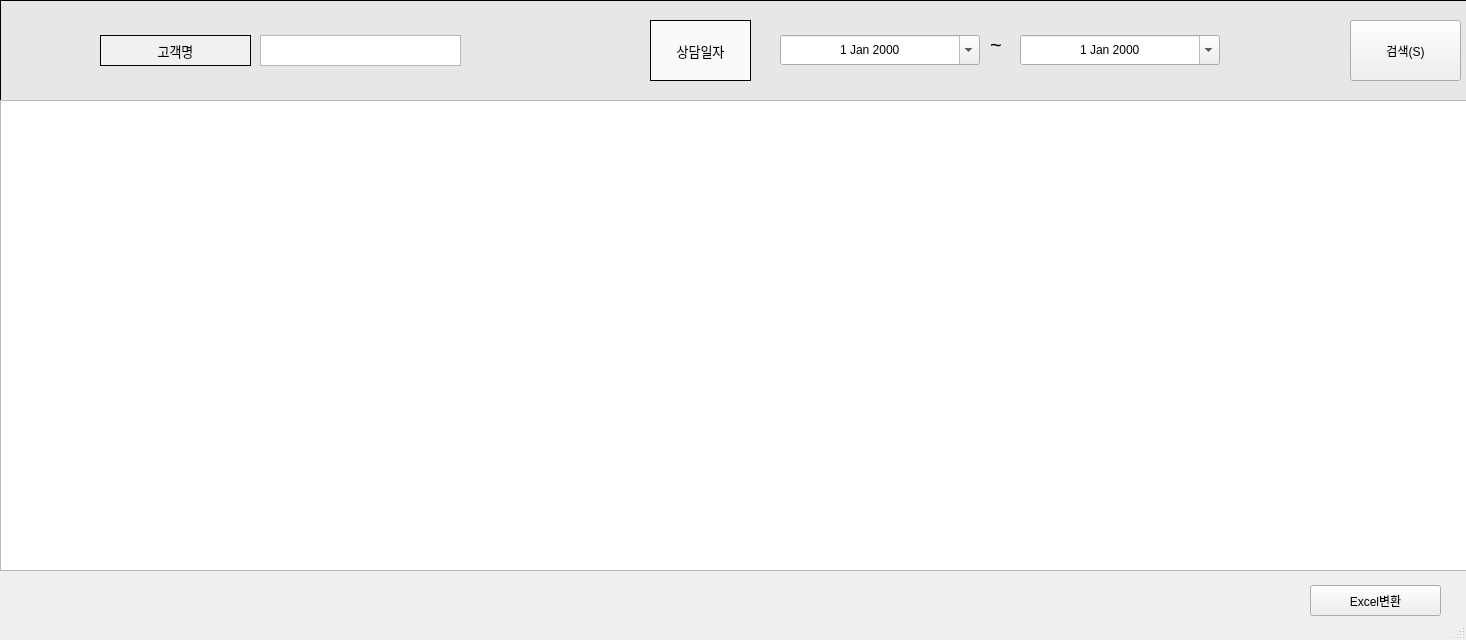
<?xml version="1.0" encoding="UTF-8"?>
<ui version="4.0">
 <class>mainWindow</class>
 <widget class="QMainWindow" name="mainWindow">
  <property name="geometry">
   <rect>
    <x>0</x>
    <y>0</y>
    <width>1466</width>
    <height>640</height>
   </rect>
  </property>
  <property name="windowTitle">
   <string>고객상담자료검색</string>
  </property>
  <widget class="QWidget" name="centralwidget">
   <widget class="QLabel" name="label_3">
    <property name="geometry">
     <rect>
      <x>0</x>
      <y>0</y>
      <width>1621</width>
      <height>101</height>
     </rect>
    </property>
    <property name="styleSheet">
     <string notr="true">background-color:rgb(231, 231, 231)</string>
    </property>
    <property name="frameShape">
     <enum>QFrame::Box</enum>
    </property>
    <property name="text">
     <string/>
    </property>
   </widget>
   <widget class="QPushButton" name="SearchButton">
    <property name="geometry">
     <rect>
      <x>1350</x>
      <y>20</y>
      <width>111</width>
      <height>61</height>
     </rect>
    </property>
    <property name="text">
     <string>검색(S)</string>
    </property>
   </widget>
   <widget class="QPushButton" name="pushButton_9">
    <property name="geometry">
     <rect>
      <x>1310</x>
      <y>585</y>
      <width>131</width>
      <height>31</height>
     </rect>
    </property>
    <property name="text">
     <string>Excel변환</string>
    </property>
   </widget>
   <widget class="QLabel" name="label_6">
    <property name="geometry">
     <rect>
      <x>100</x>
      <y>35</y>
      <width>151</width>
      <height>31</height>
     </rect>
    </property>
    <property name="font">
     <font>
      <pointsize>10</pointsize>
     </font>
    </property>
    <property name="styleSheet">
     <string notr="true">background-color:rgb(241, 241, 241)</string>
    </property>
    <property name="frameShape">
     <enum>QFrame::Box</enum>
    </property>
    <property name="text">
     <string>고객명</string>
    </property>
    <property name="alignment">
     <set>Qt::AlignCenter</set>
    </property>
   </widget>
   <widget class="QTextEdit" name="CustomerName">
    <property name="geometry">
     <rect>
      <x>260</x>
      <y>35</y>
      <width>201</width>
      <height>31</height>
     </rect>
    </property>
   </widget>
   <widget class="QTableView" name="CounselingTable">
    <property name="geometry">
     <rect>
      <x>0</x>
      <y>100</y>
      <width>1471</width>
      <height>471</height>
     </rect>
    </property>
   </widget>
   <widget class="QLabel" name="label_10">
    <property name="geometry">
     <rect>
      <x>650</x>
      <y>20</y>
      <width>101</width>
      <height>61</height>
     </rect>
    </property>
    <property name="font">
     <font>
      <pointsize>10</pointsize>
     </font>
    </property>
    <property name="styleSheet">
     <string notr="true">background-color:rgb(250, 250, 250)</string>
    </property>
    <property name="frameShape">
     <enum>QFrame::Box</enum>
    </property>
    <property name="text">
     <string>상담일자</string>
    </property>
    <property name="alignment">
     <set>Qt::AlignCenter</set>
    </property>
   </widget>
   <widget class="QDateEdit" name="LastDate">
    <property name="geometry">
     <rect>
      <x>1020</x>
      <y>35</y>
      <width>200</width>
      <height>30</height>
     </rect>
    </property>
    <property name="minimumSize">
     <size>
      <width>200</width>
      <height>0</height>
     </size>
    </property>
    <property name="maximumSize">
     <size>
      <width>200</width>
      <height>16777215</height>
     </size>
    </property>
    <property name="mouseTracking">
     <bool>false</bool>
    </property>
    <property name="focusPolicy">
     <enum>Qt::TabFocus</enum>
    </property>
    <property name="autoFillBackground">
     <bool>false</bool>
    </property>
    <property name="frame">
     <bool>true</bool>
    </property>
    <property name="alignment">
     <set>Qt::AlignCenter</set>
    </property>
    <property name="buttonSymbols">
     <enum>QAbstractSpinBox::UpDownArrows</enum>
    </property>
    <property name="accelerated">
     <bool>false</bool>
    </property>
    <property name="correctionMode">
     <enum>QAbstractSpinBox::CorrectToPreviousValue</enum>
    </property>
    <property name="calendarPopup">
     <bool>true</bool>
    </property>
    <property name="date">
     <date>
      <year>2000</year>
      <month>1</month>
      <day>1</day>
     </date>
    </property>
   </widget>
   <widget class="QLabel" name="label_4">
    <property name="geometry">
     <rect>
      <x>990</x>
      <y>35</y>
      <width>21</width>
      <height>20</height>
     </rect>
    </property>
    <property name="font">
     <font>
      <pointsize>15</pointsize>
     </font>
    </property>
    <property name="text">
     <string>~</string>
    </property>
   </widget>
   <widget class="QDateEdit" name="StartDate">
    <property name="geometry">
     <rect>
      <x>780</x>
      <y>35</y>
      <width>200</width>
      <height>30</height>
     </rect>
    </property>
    <property name="minimumSize">
     <size>
      <width>200</width>
      <height>0</height>
     </size>
    </property>
    <property name="maximumSize">
     <size>
      <width>200</width>
      <height>16777215</height>
     </size>
    </property>
    <property name="mouseTracking">
     <bool>false</bool>
    </property>
    <property name="focusPolicy">
     <enum>Qt::TabFocus</enum>
    </property>
    <property name="autoFillBackground">
     <bool>false</bool>
    </property>
    <property name="frame">
     <bool>true</bool>
    </property>
    <property name="alignment">
     <set>Qt::AlignCenter</set>
    </property>
    <property name="buttonSymbols">
     <enum>QAbstractSpinBox::UpDownArrows</enum>
    </property>
    <property name="accelerated">
     <bool>false</bool>
    </property>
    <property name="correctionMode">
     <enum>QAbstractSpinBox::CorrectToPreviousValue</enum>
    </property>
    <property name="calendarPopup">
     <bool>true</bool>
    </property>
    <property name="date">
     <date>
      <year>2000</year>
      <month>1</month>
      <day>1</day>
     </date>
    </property>
   </widget>
  </widget>
  <widget class="QStatusBar" name="statusbar"/>
 </widget>
 <resources/>
 <connections/>
</ui>
